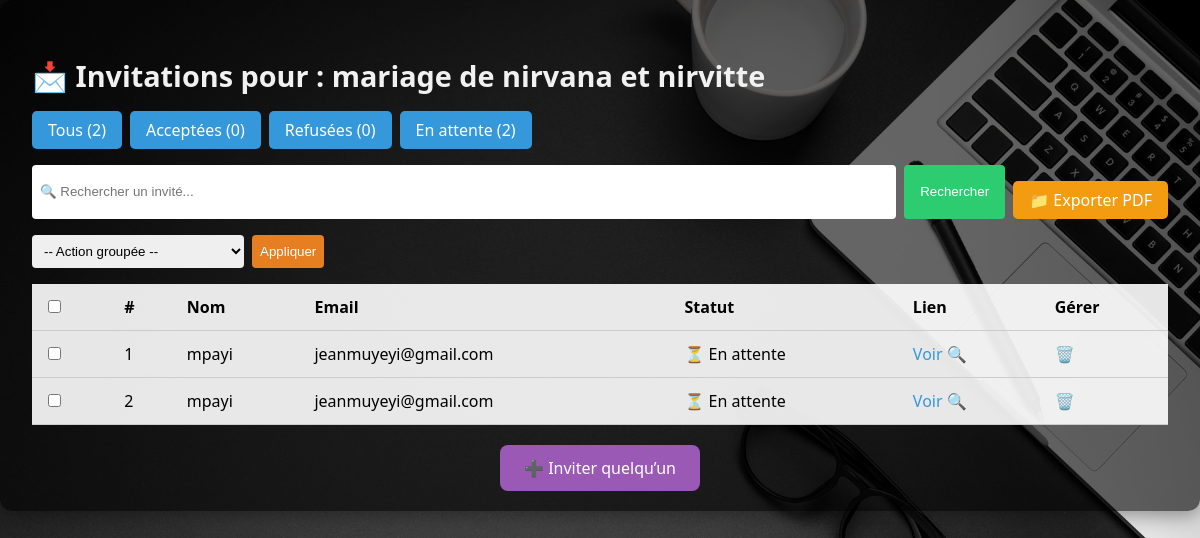
/evenement/21/invitations/ (signed in), run on an earlier commit of the app's database.
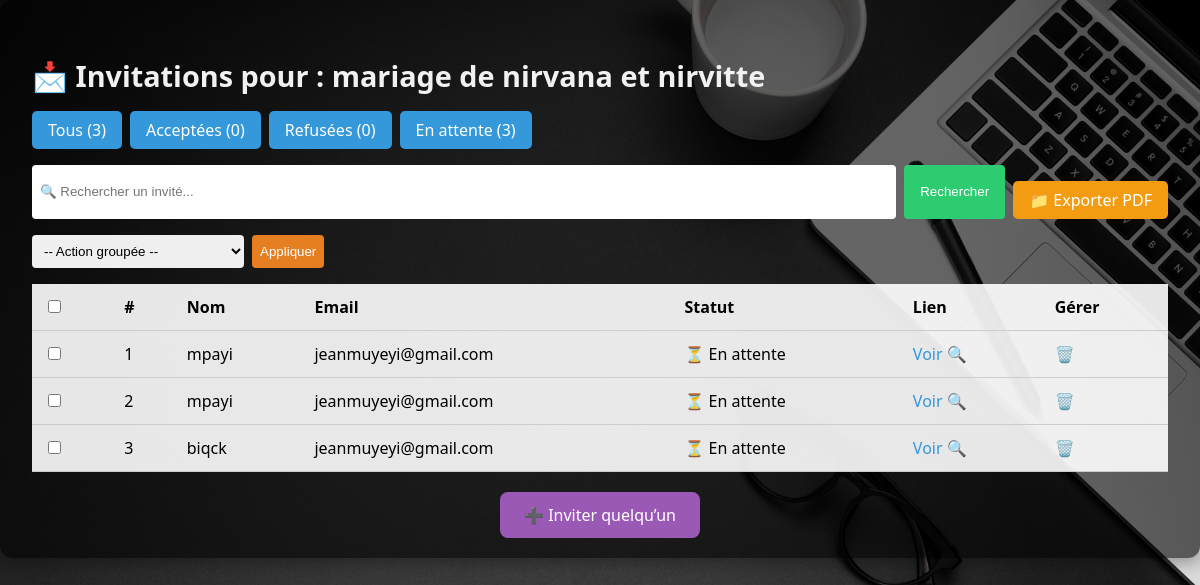
And on a later commit of the database.
### core/models.py (models this page shows, shortened)
class Evenement(models.Model):
    organisateur = models.ForeignKey(User, on_delete=models.CASCADE)
    titre = models.CharField(max_length=100)
    date = models.DateTimeField()
    lieu = models.CharField(max_length=200)
    description = models.TextField(blank=True)
    style_invitation = models.CharField(
        max_length=20,
        choices=STYLE_CHOICES,
        default='moderne',
        help_text="Style visuel prédéfini pour l'invitation."
    )
    image_evenement = models.ImageField(
        upload_to='evenements/',
        null=True,
        blank=True,
        help_text="Image d'illustration de l’événement."
    )

class Invitation(models.Model):
    evenement = models.ForeignKey(
        Evenement,
        on_delete=models.CASCADE,
        related_name="invitations",
        help_text="Événement auquel cette invitation est liée."
    )
    nom_invite = models.CharField(max_length=100)
    email = models.EmailField()
    statut = models.CharField(
        max_length=10,
        choices=[
            ("accepte", "Accepté"),
            ("refuse", "Refusé"),
            ("en_attente", "En attente")
        ],
        default="en_attente",
        help_text="Statut de la réponse de l'invité."
    )
    lien = models.UUIDField(
        default=uuid.uuid4,
        unique=True,
        editable=False,
        help_text="Lien unique pour chaque invitation."
    )
    date_reponse = models.DateTimeField(
        null=True,
        blank=True,
        help_text="Date de réponse de l'invité (si disponible)."
    )
    def get_absolute_url(self):
        return reverse('afficher_invitation', args=[self.id])

### core/views.py (the view, shortened to what this page needs)
# urls.py: path('evenement/<int:evenement_id>/invitations/', views.gestion_invitations, name='gestion_invitations'),
@login_required
def gestion_invitations(request, evenement_id):
    evenement = get_object_or_404(Evenement, id=evenement_id)
    invitations = Invitation.objects.filter(evenement=evenement)
    query = request.GET.get('q')
    if query:
        invitations = invitations.filter(nom_invite__icontains=query)
    statut = request.GET.get('statut')
    if statut in ['accepte', 'refuse', 'en_attente']:
        invitations = invitations.filter(statut=statut)
    total = invitations.count()
    nb_accepte = invitations.filter(statut="accepte").count()
    nb_refuse = invitations.filter(statut="refuse").count()
    nb_attente = invitations.filter(statut="en_attente").count()
    context = {
        'evenement': evenement,
        'invitations': invitations,
        'total': total,
        'nb_accepte': nb_accepte,
        'nb_refuse': nb_refuse,
        'nb_attente': nb_attente,
    }
    return render(request, 'core/gestion_invitations.html', context)

### core/templates/core/gestion_invitations.html (shortened to what this page needs)
{% load static %}
<!DOCTYPE html>
<html lang="fr">
  <head>
    <link rel="stylesheet" href="{% static 'css/gestion_invitations.css' %}" />
  </head>
  <body>
    <div class="gestion-bg">
      <div class="container transparent-box fade-in">
        <h2 class="page-title">
          📩 Invitations pour :
          <span class="event-title">{{ evenement.titre }}</span>
        </h2>
        <div class="filters">
          <a href="?" class="filter-btn">Tous ({{ total }})</a>
          <a href="?statut=accepte" class="filter-btn accepte">Acceptées ({{ nb_accepte }})</a>
          <a href="?statut=refuse" class="filter-btn refuse">Refusées ({{ nb_refuse }})</a>
          <a href="?statut=en_attente" class="filter-btn attente">En attente ({{ nb_attente }})</a>
        </div>
        <form method="GET" action="" class="search-form">
          <input type="text" name="q" placeholder="🔍 Rechercher un invité..." value="{{ request.GET.q }}">
          <button type="submit">Rechercher</button>
          <a href="{% url 'gestion_invitations' evenement.id %}?export_pdf=1" class="export-btn">📁 Exporter PDF</a>
        </form>
        <form method="POST" action="{% url 'action_invitations_groupees' evenement.id %}">
          <div class="bulk-actions">
            <select name="action">
              <option value="">-- Action groupée --</option>
            </select>
            <button type="submit">Appliquer</button>
          </div>
          <div class="table-wrapper">
            <table class="invitations-table fade-in">
              <thead>
                <tr>
                  <th><input type="checkbox" onclick="toggleAll(this)"></th>
                  <th>#</th>
                  <th>Nom</th>
                  <th>Email</th>
                  <th>Statut</th>
                  <th>Lien</th>
                  <th>Gérer</th>
                </tr>
              </thead>
              <tbody>
                {% for invite in invitations %}
                <tr class="invite-row">
                  <td><input type="checkbox" name="selection" value="{{ invite.id }}" class="select-invite"></td>
                  <td>{{ forloop.counter }}</td>
                  <td>{{ invite.nom_invite }}</td>
                  <td>{{ invite.email }}</td>
                  <td>
                    {% if invite.statut == "accepte" %} ✅ Acceptée
                    {% elif invite.statut == "refuse" %} ❌ Refusée
                    {% else %} ⏳ En attente {% endif %}
                  </td>
                  <td>
                    <a href="{{ invite.get_absolute_url }}" class="link-blue" target="_blank">Voir</a> 🔍
                  </td>
                  <td>
                    <a href="{% url 'supprimer_invitation' invite.id %}" class="action-delete" onclick="return confirm('Supprimer cette invitation ?');">🗑️</a>
                  </td>
                </tr>
                {% empty %}
                <tr>
                  <td colspan="6" class="no-invitation">Aucune invitation.</td>
                </tr>
                {% endfor %}
              </tbody>
            </table>
          </div>
        </form>
        <div class="add-btn-wrapper">
          <a href="{% url 'cree_invitation' evenement.id %}" class="add-btn">➕ Inviter quelqu’un</a>
        </div>
      </div>
    </div>
  </body>
</html>

### core/static/css/gestion_invitations.css (style rules this page uses)
body { margin: 0; font-family: 'Segoe UI', Tahoma, Geneva, Verdana, sans-serif; background: url("/static/images/bg.jpg") no-repeat center center fixed; background-size: cover; color: #fff; }
.transparent-box { background: rgba(0, 0, 0, 0.6); padding: 2rem; border-radius: 12px; box-shadow: 0 4px 20px rgba(0, 0, 0, 0.4); }
.fade-in { animation: fadeIn 1s ease-in; }
h2.page-title { font-size: 1.8rem; margin-bottom: 1rem; color: #f1f1f1; }
.filters { margin: 1rem 0; display: flex; flex-wrap: wrap; gap: 0.5rem; }
.filter-btn { padding: 0.5rem 1rem; border-radius: 5px; background: #3498db; color: white; text-decoration: none; transition: background 0.3s; }
.search-form { margin-bottom: 1rem; display: flex; flex-wrap: wrap; gap: 0.5rem; }
.search-form input[type="text"] { flex: 1; padding: 0.5rem; border-radius: 4px; border: none; }
.search-form button { padding: 0.5rem 1rem; background: #2ecc71; border: none; border-radius: 4px; color: white; cursor: pointer; }
.bulk-actions { margin: 1rem 0; display: flex; gap: 0.5rem; flex-wrap: wrap; }
.bulk-actions select, .bulk-actions button { padding: 0.5rem; border-radius: 4px; border: none; }
.bulk-actions button { background-color: #e67e22; color: white; cursor: pointer; }
.export-btn { margin-top: 1rem; display: inline-block; padding: 0.5rem 1rem; background-color: #f39c12; color: #fff; border-radius: 5px; text-decoration: none; transition: background 0.3s; }
.table-wrapper { overflow-x: auto; margin-top: 1rem; }
.invitations-table { width: 100%; border-collapse: collapse; background-color: rgba(255, 255, 255, 0.9); color: #000; }
.invitations-table th, .invitations-table td { padding: 0.75rem; text-align: left; border-bottom: 1px solid #ccc; }
.link-blue { color: #3498db; text-decoration: none; }
.action-delete { color: red; text-decoration: none; font-weight: bold; }
.add-btn-wrapper { margin-top: 2rem; text-align: center; }
.add-btn { background: #9b59b6; color: white; padding: 0.75rem 1.5rem; border-radius: 8px; text-decoration: none; transition: background 0.3s; }

What changed in the data, as far as the page shows it:
added Invitation: nom_invite "biqck", email "jeanmuyeyi@gmail.com", statut "⏳ En attente"
Also different on the page:
{{ total }}: "2" → "3"
{{ nb_attente }}: "2" → "3"
